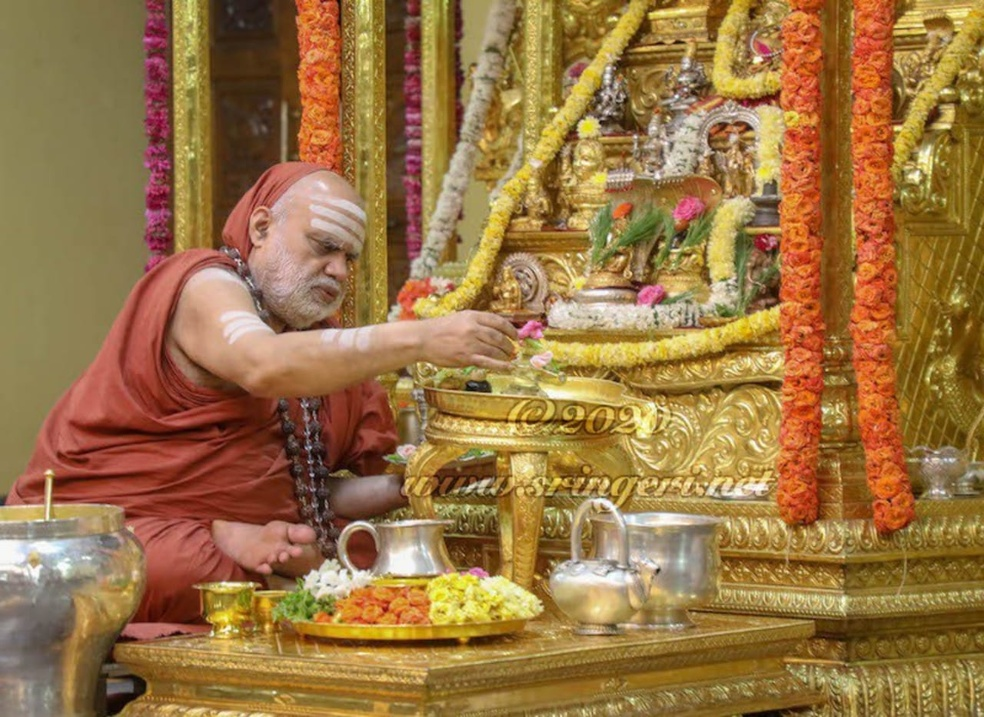
#> input picture Extract Faces From Image/images/bharathi.jpg, 984 x 717 px, shrunk from 1280 x 933 before the run, found by its file name
$ python testcv.py
#> lines starting #> are read from the running program, lines starting #| are printed output that depends on the picture
import cv2 as cv
import numpy as np
image = cv.imread(r"C:\Users\rkssp\Desktop\bharathi.jpg")
#> image is the input picture: shape (717, 984, 3); mean B, G, R 67.3, 116.1, 154
cv.imshow("original ", image)
cv.waitKey(0)
cv.destroyAllWindows
#blurrr
kernal = np.ones((7,7),np.float32)/49
cv.imshow("kernal ", kernal)
blurr =cv.filter2D(image,-1,kernal)
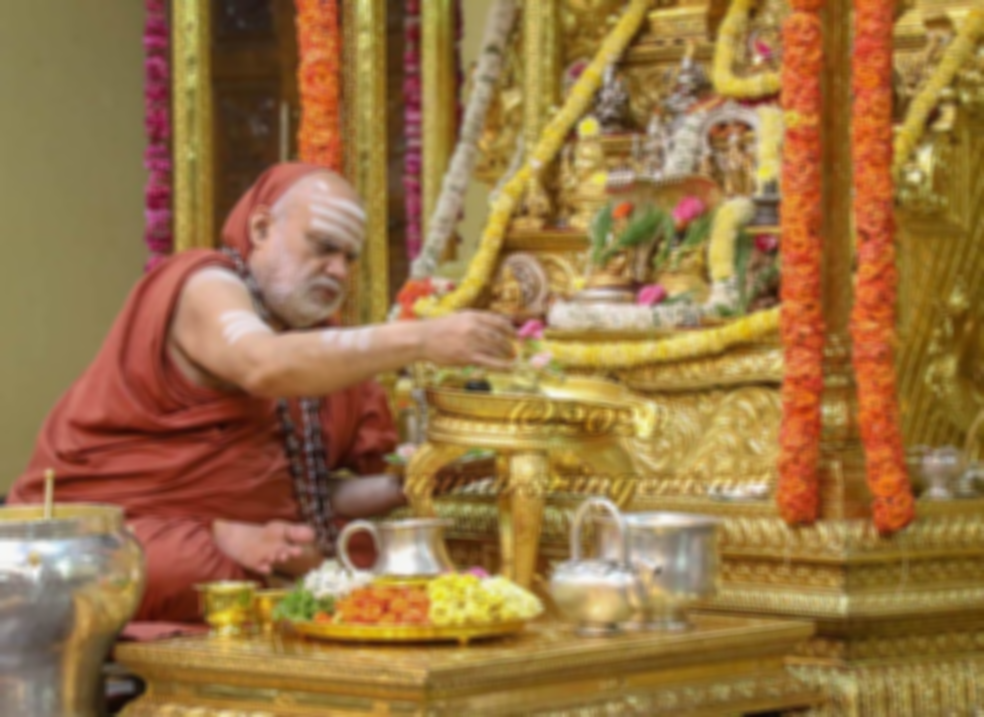
#> blurr: shape (717, 984, 3); mean B, G, R 67.3, 116.1, 154
cv.imshow("burr", blurr)
cv.waitKey(0)
cv.destroyAllWindows()
#threshould
_,threshould = cv.threshold(image , 100,500, cv.THRESH_BINARY)
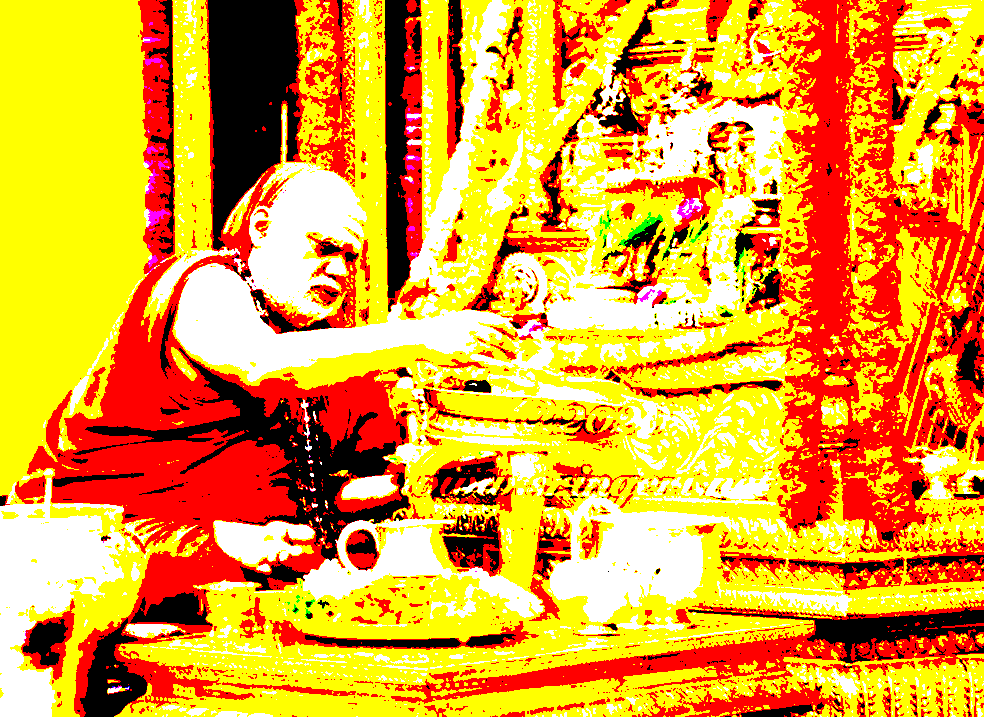
#> threshould: shape (717, 984, 3); mean B, G, R 48.3, 160.9, 228
cv.imshow("Threshould", threshould)
cv.waitKey(0)
cv.destroyAllWindows()
_,threshouldi = cv.threshold(image , 100,500, cv.THRESH_BINARY_INV)
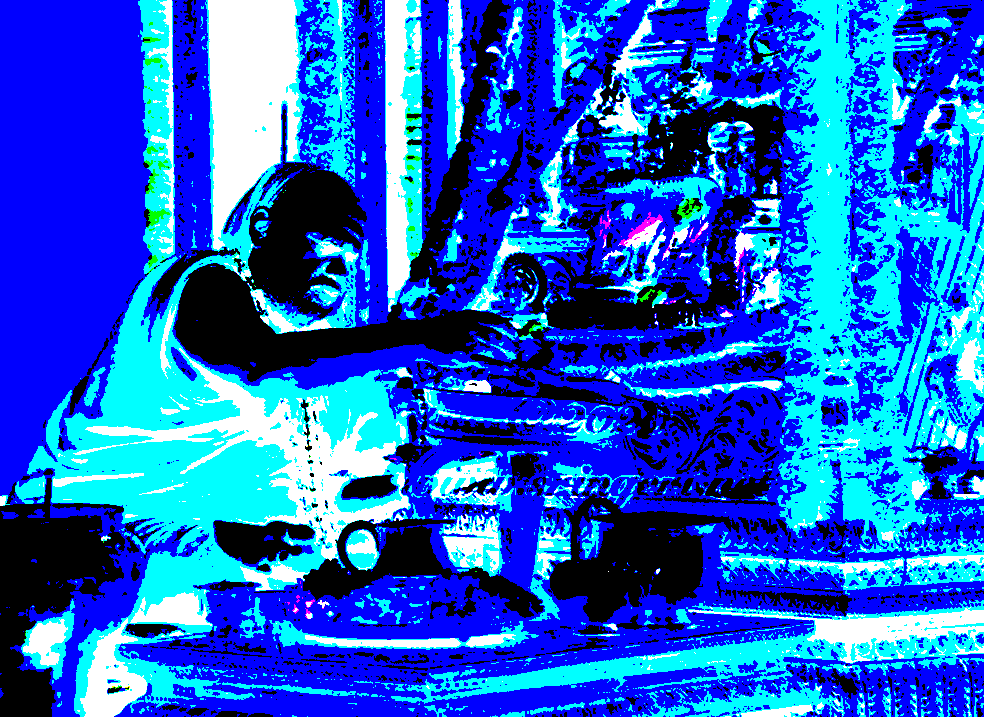
#> threshouldi: shape (717, 984, 3); mean B, G, R 206.7, 94.1, 27
cv.imshow("Threshould inves", threshouldi)
cv.waitKey(0)
cv.destroyAllWindows()

$ run again, with Extract Faces From Image/images/WhatsApp Image 2023-12-15 at 14.02.55_8080ecc3.jpg copied over Extract Faces From Image/images/bharathi.jpg
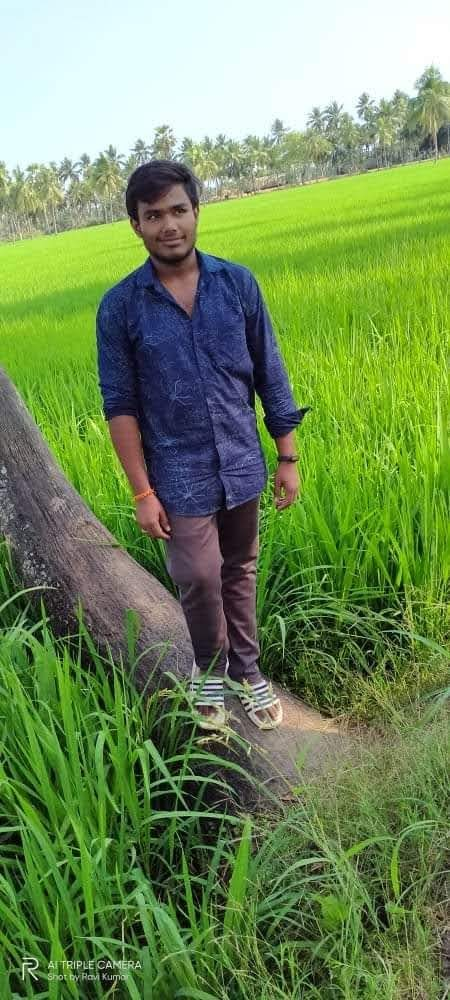
#> input picture Extract Faces From Image/images/WhatsApp Image 2023-12-15 at 14.02.55_8080ecc3.jpg, 450 x 1000 px, found by its file name
#> image is the input picture: shape (1000, 450, 3); mean B, G, R 88.6, 140, 113
#> `_,threshould = cv.threshold(image , 100,500, cv.THRESH_BINARY)`:
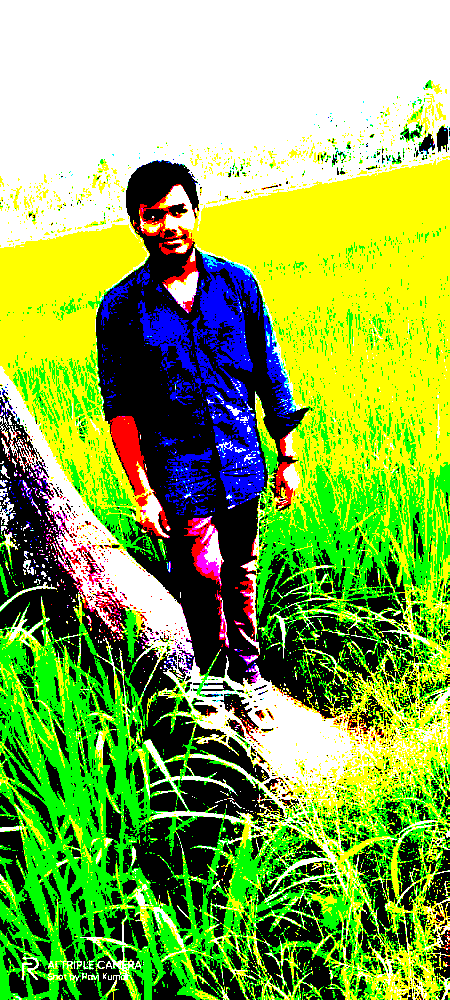
#> threshould: shape (1000, 450, 3); mean B, G, R 78.9, 175, 136.2
#> `_,threshouldi = cv.threshold(image , 100,500, cv.THRESH_BINARY_INV)`:
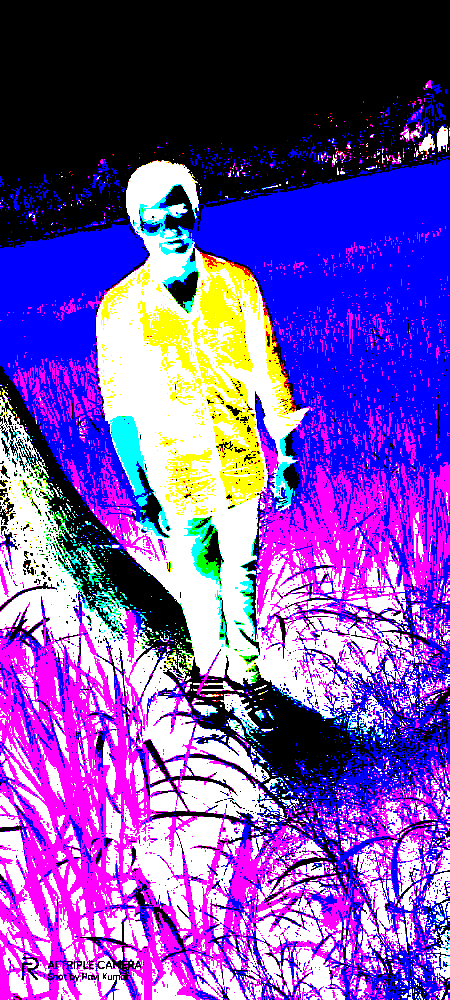
#> threshouldi: shape (1000, 450, 3); mean B, G, R 176.1, 80, 118.8

$ run again, with Extract Faces From Image/images/ganeshandninisha.jpg copied over Extract Faces From Image/images/bharathi.jpg
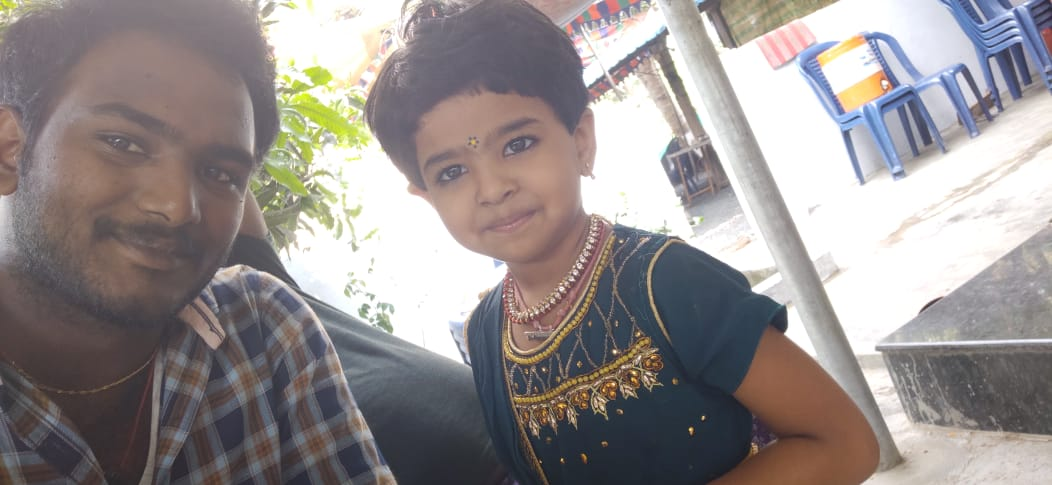
#> input picture Extract Faces From Image/images/ganeshandninisha.jpg, 1052 x 485 px, found by its file name
#> image is the input picture: shape (485, 1052, 3); mean B, G, R 142.9, 143.4, 150
#> `_,threshould = cv.threshold(image , 100,500, cv.THRESH_BINARY)`:
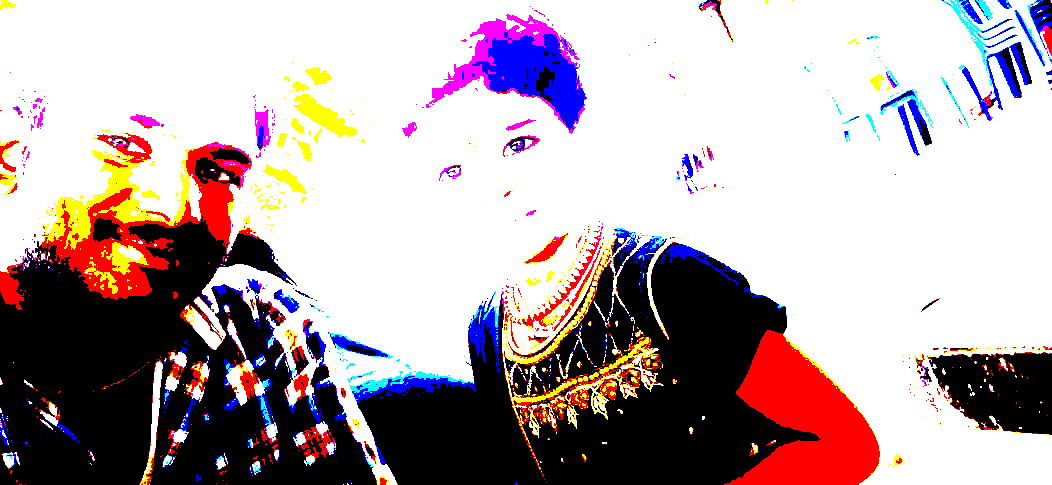
#> threshould: shape (485, 1052, 3); mean B, G, R 169.8, 166.1, 182.2
#> `_,threshouldi = cv.threshold(image , 100,500, cv.THRESH_BINARY_INV)`:
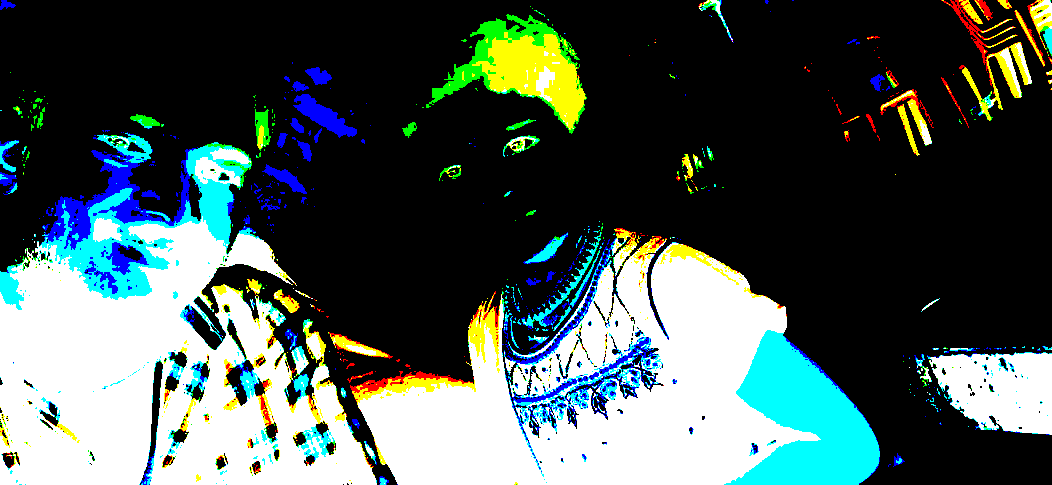
#> threshouldi: shape (485, 1052, 3); mean B, G, R 85.2, 88.9, 72.8
